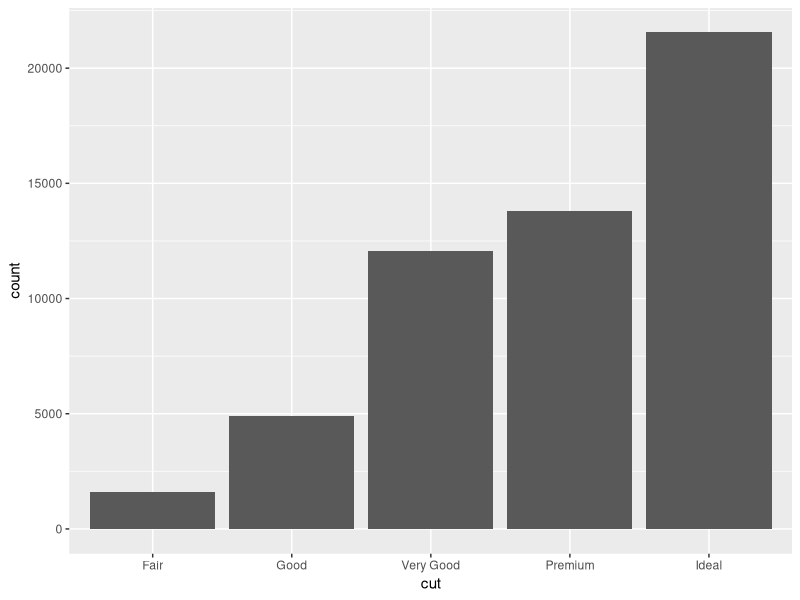
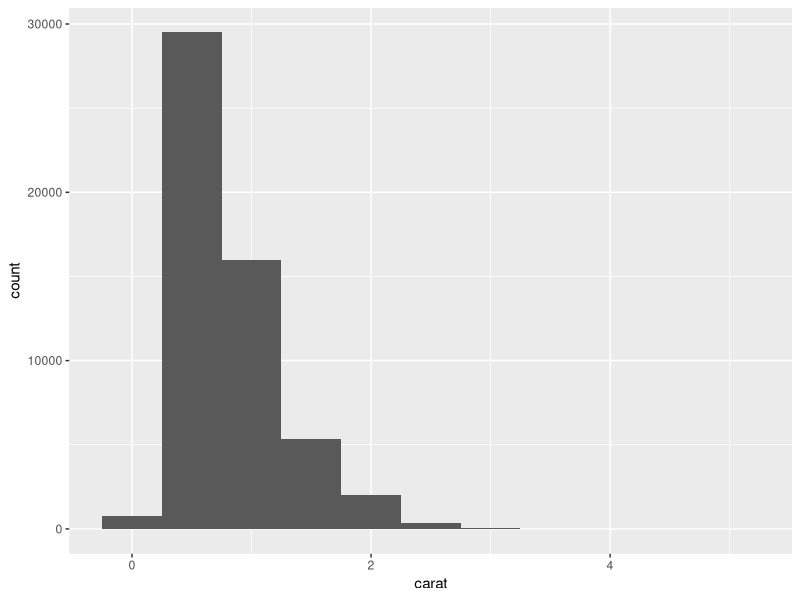
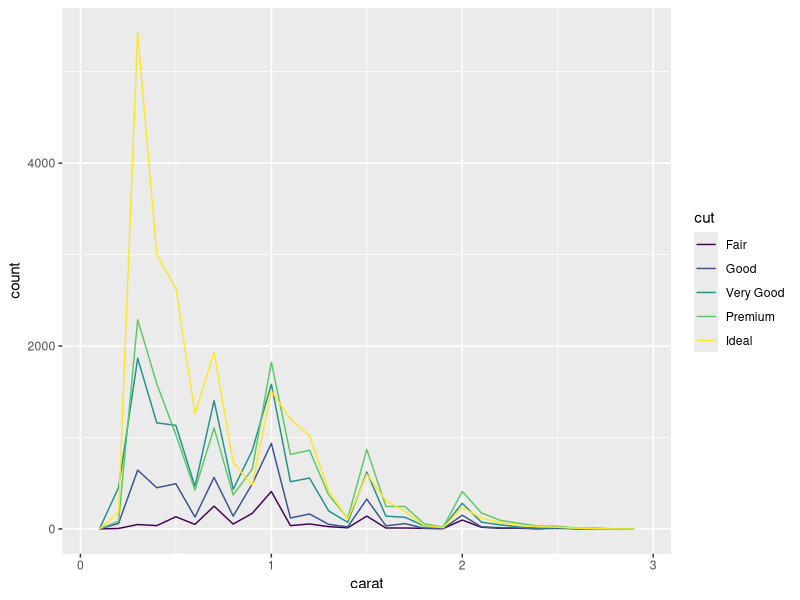
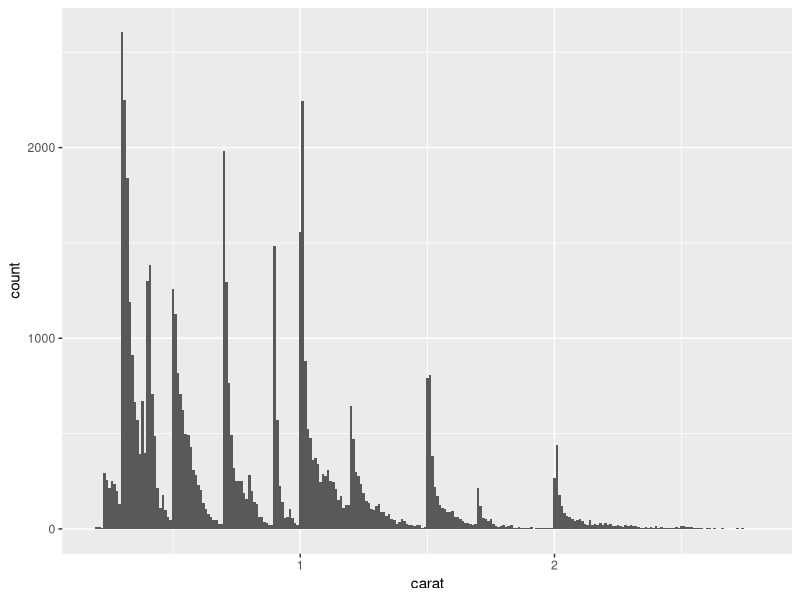
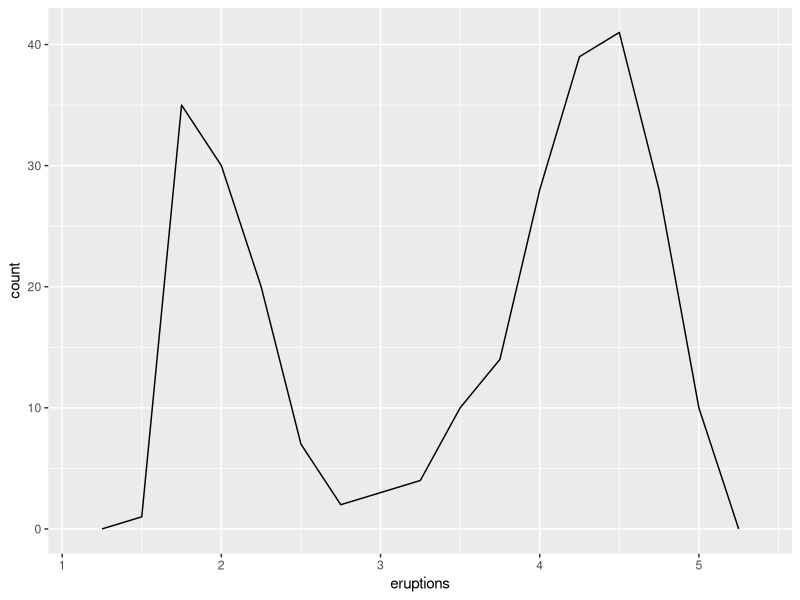
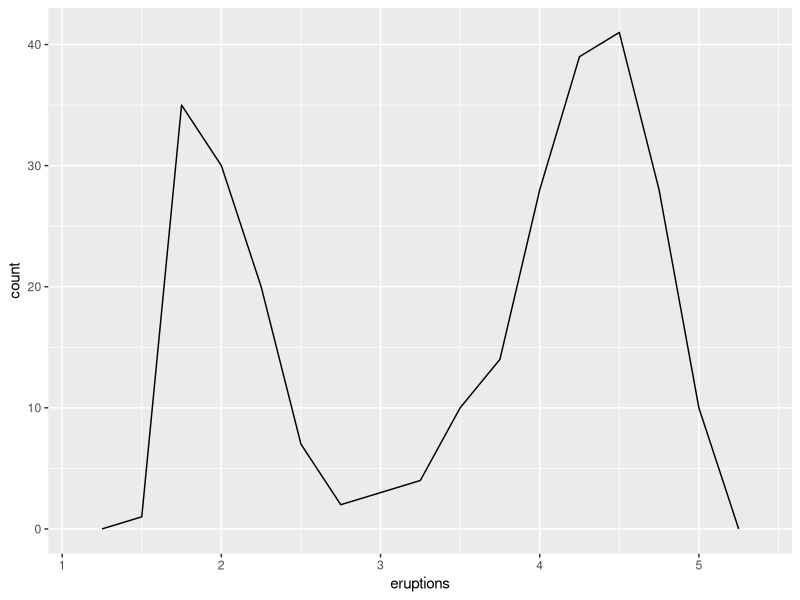
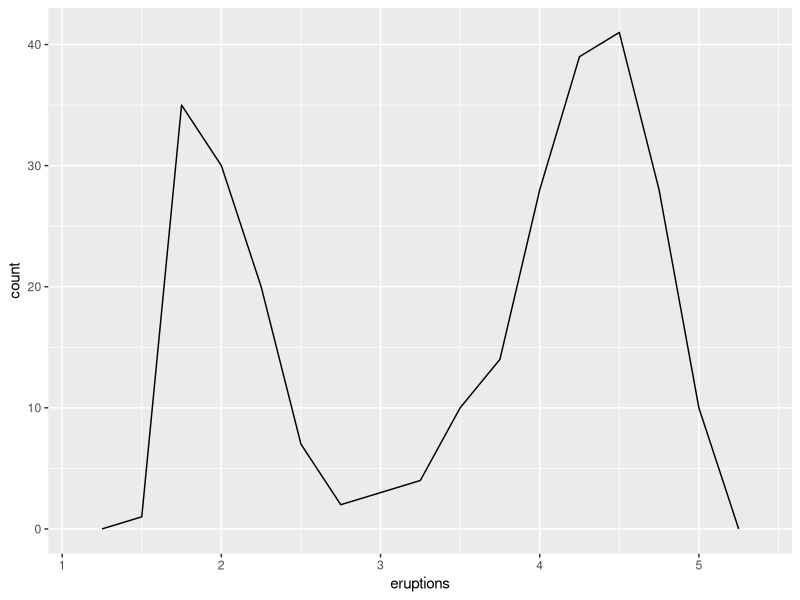

Reproduce these figures in R, in order.
## ---- chunk 1
library(tidyverse)
## ---- chunk 2
ggplot(data = diamonds) +
  aes(x = cut) +
  geom_bar()
## ---- chunk 3
ggplot(data = diamonds) +
  aes(x = carat) +
  geom_histogram(binwidth = 0.5)
## ---- chunk 4
smaller <- diamonds %>% 
  filter(carat < 3) 
ggplot(smaller) +
  aes(x = carat, colour = cut) +
  geom_freqpoly(binwidth = 0.1)
## ---- chunk 5
ggplot(smaller, mapping = aes(x = carat)) +
  geom_histogram(binwidth = 0.01)
## ---- chunk 6
diamonds2 <- diamonds %>% 
  mutate(y = ifelse(y < 3 | y > 20, NA, y))
## ---- chunk 7
ggplot(data = faithful, mapping = aes(x = eruptions)) + 
  geom_freqpoly(binwidth = 0.25)

ggplot(faithful, aes(eruptions)) + 
  geom_freqpoly(binwidth = 0.25)

# Or Jon's crazy way
ggplot(faithful) +
  aes(eruptions) +
  geom_freqpoly(binwidth = 0.25)
